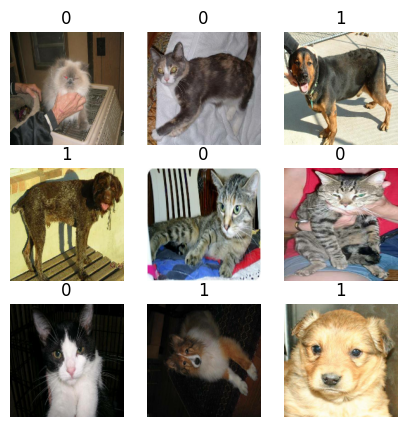
#> input picture Computer Vision/Cat Dog Image Classification/example.png, 406 x 427 px, found by its file name
$ jupyter execute --allow-errors Maple_Equipment_Reader_OCR.ipynb   (shell and % lines are left out)
#> lines starting #> are read from the running program, lines starting #| are printed output that depends on the picture
# Read Text in images using EasyOCR

# Optical Character Recognition for Video Games

## Introduction

The goal of this project is to read the image of equipment in a video game called Maplestory and write down its description in an organized manner for better readability.

# Step-by-step Demo

Check the step-by-step demo for comments and explanations

## Setup
Install EasyOCR and import modules

[cell 1]
# install easyocr for image-text reading

[cell 2]
# Import the library
import easyocr

# Load the model
#> (the rest of this cell did not finish here and is left out)

[cell 3]
import numpy as np
import pandas as pd
import cv2 as cv
from google.colab.patches import cv2_imshow # for image display
from skimage import io
from PIL import Image
import matplotlib.pylab as plt

## Upload image and preprocess

The goal here is to preprocess the image to increase the OCR accuracy. These are some characteristics of typical equipement images for this project:

1. Size (HxW): 500-700 x 250-260 pixels
2. The equipement description follows a specific format.
3. The equipement description's characters are brighter than the background, but the background can be diffierent.

Knowing those, there are many ways to improve accuracy such as:

* Image Scaling.
* Thresholding or Binarization.

There are some techniques I didn't use because they were'nt suitable for this situation. It is mainly because the input image is often has a little variance.

* Color filtering.
  * The HSV color filtering attampt didn't do well because it removed too many details.
* Noise Removal.
  * The image is often very clean since it's taken right from the video game via screenshot.
* Skew Correction.
  * The input image is always in the same orientation.
* Thinning and Skeletonization.
  * The description's font is too dense, so such process removed too many details.

[cell 4]
from google.colab import files
uploaded = files.upload()
#> the answer given: example.png

[cell 5]
image_name = 'example.png'

[cell 6]
image = cv.imread(image_name)
#> image is the input picture: shape (427, 406, 3); mean B, G, R 146.8, 156.8, 163.6
cv2_imshow(image)

The top 30% section of the image usually contains unimportant information, so crop it.

[cell 7]
height = image.shape[0]
#> height = 427
height_to_remove = int(height * 0.3)
#> height_to_remove = 128
cropped_image = image[height_to_remove:,:]
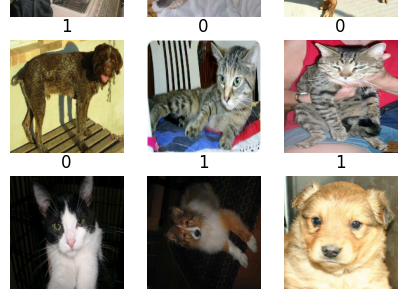
#> cropped_image: shape (299, 406, 3); mean B, G, R 143.4, 154.4, 161.4
cv2_imshow(cropped_image)

Enlarge the image for better readability for the OCR.

[cell 8]
height = cropped_image.shape[0]
#> height = 299
width = cropped_image.shape[1]
#> width = 406
desired_width = 400
size_factor = desired_width / width
#> size_factor = 0.985

enlarged = cv.resize(cropped_image, (0, 0), fx = size_factor, fy = size_factor, interpolation=cv.INTER_CUBIC)
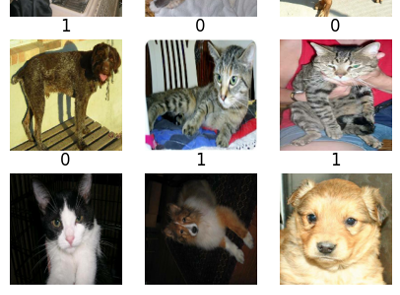
#> enlarged: shape (295, 400, 3); mean B, G, R 143.4, 154.4, 161.4
cv2_imshow(enlarged)

Take advantage of the fact that the description font is brighter than the backgorund. Adjust the image contrast to isolate the description effectively.

[cell 9]
# define the contrast and brightness value
contrast = 2 # Contrast control
brightness = -100 # Brightness control

contrasted = cv.addWeighted(enlarged, contrast, enlarged, 0, brightness)
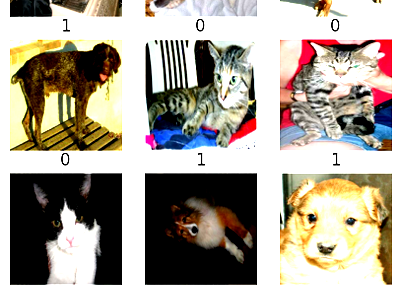
#> contrasted: shape (295, 400, 3); mean B, G, R 150.5, 162.4, 170.1

cv2_imshow(contrasted)

## Read and process text

The biggest challenge in this section comes from the poor font of the equipement description. The little spacing between slim characters is the main problems. If slim characters are adjacent to each other, then they tend to cause confusion to the OCR.

Inaccurate OCR result examples:
1. 'INT' into 'NT'
2. 'Skill' into 'Ski'
3. 'Attack' into 'Aitack'
4. 'all' to 'ai'

To combat this problem, I took advantage of the equipement description format to extract the important information from the inaccurate OCR.

* Use the unique words that are consistently correct
(ex. represent 'Attack Power' using 'Power' instead of 'Attack')
* Use the unique words that are consistently incorrect but precise
(ex. 'INT' always turn into 'NT')

#> (a cell that did not finish here is left out)

Get the region of interest. Remove the undesirable, non-stat-related words from the top of the image. Conveniently, the word 'type' is always the first word we want.

[cell 11]
index = 0
ROI = []

#> (the rest of this cell did not finish here and is left out)

What comes after brackets are always redundant details, so remove them

[cell 12]
remove_brackets = []

for sen in ROI:
  tempstr = ''
  for ch in sen:
    # what comes after brackets are always unimportant
    if ch =='(' or ch == '{' or ch == '[':
      break
    # In case the bracket is line-wrapped
    # and the line doesn't start with bracket, skip the entire line.
    elif  ch ==')' or ch == '}' or ch == ']':
      tempstr = ''
      break
    # otherwise, keep the characters
    tempstr = tempstr + ch

  if tempstr != '':
    remove_brackets.append(tempstr)

remove_brackets

Now, clean up unnecessary characters

[cell 13]
import re

cleaned = []

for sen in remove_brackets:
  clean = re.sub('[;:,.\+\-]', ' ', sen)
  no_extra_spaces = ' '.join(clean.split())
  cleaned.append(no_extra_spaces)

cleaned

Create a list of features to keep track of. These are the feature that directly affect the strength of the equipment.

Also, the order of these keywords is crucial.
Since there are some stats that share certain keywords (eg. Damage, Boss Damage, and Critical Damage), more specific keyword must be checked before the generic one.

[cell 14]
keywords = ['str','dex', 'nt', 'luk', 'att', 'power', 'magic', 'maxmp', 'maxhp',
            'boss', 'cal', 'damage', 'enemy', 'stats', 'sec']

# this will contain a list of stats to add later (flat integar or integar with %)
keydict = {k: [] for k in keywords}

keydict

Put the lines of description into the corresponding key in the dictionary.

[cell 15]
stop_check_sentence = False

# check each line of stat
for sen in cleaned:

  # split the line into words for better recognition
  words = sen.split(' ')
  for word in words:

    # go through keywords to find match the lines
    for keyword in keywords:

      # critical damage is difficult to detect because it's not unique.
      # 'critical' is unreliable, and 'damange' is too general.
      # Therefore, when dealing with critical damage, use 'in' instead of '=='
      if keyword == 'cal':

        if keyword in word:

          number = words[1:]
          keydict[keyword].append(number)

          stop_check_sentence = True
          break;

      else:

        if keyword == word:

          number = words[1:]
          keydict[keyword].append(number)

          stop_check_sentence = True
          break;

    if stop_check_sentence:
      stop_check_sentence = False
      break

keydict

[cell 16]
# att and power points to the same stat. Combine them.

keydict['att'] = keydict['att'] + keydict['power']
del keydict['power']

keywords.remove('power')

keydict

Now, read each line of descrption in each key, classify them into three categories [[flat numbers], [%s], [and per-levels]], and combine like-data.

[cell 17]
keydict_new = {k: [0,0,0] for k in keywords}

for key in keywords:
  for stat_line in keydict[key]:
    # The last element in the line is always the number.
    last_char = stat_line[-1][-1]
    number = stat_line[-1]

    # if the number has %, then it goes to percent
    if last_char == '%':
      keydict_new[key][1] += int(number[:-1])

    # cooldown seconds
    elif last_char == 'c':
      keydict_new[key][0] += int(stat_line[-2])

    # this is '1 or 2 stat per level' line.
    elif stat_line[0] == 'per':
      keydict_new[key][2] += int(number)

    #flat number otherwise
    else:
      keydict_new[key][0] += int(number)

keydict_new

Time to print the result.

[cell 18]
import pandas as pd


df = pd.DataFrame.from_dict(keydict_new)

df.rename(columns={'nt': 'int', 'maxmp': 'mp', 'maxhp': 'hp',
                   'boss': 'boss dmg', 'cal': 'crit dmg',
                   'enemy': 'ied', 'stats': 'all stats', 'sec':'cooldown'},
          index={0:'Flat Stats',1:'%',2:'Per-Level'}, inplace=True)

df = df.T

dpi = 100
figsize = int(image.shape[1]*3 / float(dpi)), int(image.shape[0]/ float(dpi))
#> figsize = (12, 4)

fig, (a1, a2) = plt.subplots(1, 2, figsize=figsize,  width_ratios=[1, 2])
a1.imshow( cv.cvtColor(image, cv.COLOR_BGR2RGB))
a1.axis('off')
a1.axis('tight')
table = a2.table(cellText=df.values, colLabels=df.columns, rowLabels=df.index, loc='center', bbox=[0.2, 0.1, 0.8, 0.8])
a2.axis('off')
a2.axis('tight')
plt.show()

# All-in-one Demo

Check this demo if you just want to test it.

[cell 19]
import easyocr
#> (the rest of this cell did not finish here and is left out)

[cell 20]
def read_equipement_description(image_name):

#> called with image_name = 'cool.png'
  uploaded = files.upload()
#> the answer given: example.png
  image = cv.imread(image_name)

  height = image.shape[0]
  height_to_remove = int(height * 0.3)
  cropped_image = image[height_to_remove:,:]

  height = cropped_image.shape[0]
  width = cropped_image.shape[1]
  desired_width = 400
  size_factor = desired_width / width
  enlarged = cv.resize(cropped_image, (0, 0), fx = size_factor, fy = size_factor, interpolation=cv.INTER_CUBIC)

  contrast = 2
  brightness = -100
  contrasted = cv.addWeighted(enlarged, contrast, enlarged, 0, brightness)

  text = reader_en.readtext(contrasted, detail = 0, width_ths = 5.0)

  index = 0
  ROI = []

  lowercase = [x.lower() for x in text]

  for sentence in lowercase:
    first_word = sentence[0:4]
    if first_word == 'type':
      ROI = lowercase[index:]
      break
    index = index + 1

  remove_brackets = []

  for sen in ROI:
    tempstr = ''
    for ch in sen:
      if ch =='(' or ch == '{' or ch == '[':
        break
      elif  ch ==')' or ch == '}' or ch == ']':
        tempstr = ''
        break
      tempstr = tempstr + ch

    if tempstr != '':
      remove_brackets.append(tempstr)

  cleaned = []

  for sen in remove_brackets:
    clean = re.sub('[;:,.\+\-]', ' ', sen)
    no_extra_spaces = ' '.join(clean.split())
    cleaned.append(no_extra_spaces)

  keywords = ['str','dex', 'nt', 'luk', 'att', 'power', 'magic', 'maxmp', 'maxhp',
              'boss', 'cal', 'damage', 'enemy', 'stats', 'sec']
  keydict = {k: [] for k in keywords}
  stop_check_sentence = False

  for sen in cleaned:
    words = sen.split(' ')
    for word in words:
      for keyword in keywords:
        if keyword == 'cal':
          if keyword in word:
            number = words[1:]
            keydict[keyword].append(number)
            stop_check_sentence = True
            break;
        else:
          if keyword == word:
            number = words[1:]
            keydict[keyword].append(number)
            stop_check_sentence = True
            break;
      if stop_check_sentence:
        stop_check_sentence = False
        break

  keydict['att'] = keydict['att'] + keydict['power']
  del keydict['power']

  keywords.remove('power')

  keydict_new = {k: [0,0,0] for k in keywords}

  for key in keywords:
    for stat_line in keydict[key]:
      last_char = stat_line[-1][-1]
      number = stat_line[-1]
      if last_char == '%':
        keydict_new[key][1] += int(number[:-1])
      elif last_char == 'c':
        keydict_new[key][0] += int(stat_line[-2])
      elif stat_line[0] == 'per':
        keydict_new[key][2] += int(number)
      else:
        keydict_new[key][0] += int(number)

  df = pd.DataFrame.from_dict(keydict_new)

  df.rename(columns={'nt': 'int', 'maxmp': 'mp', 'maxhp': 'hp',
                    'boss': 'boss dmg', 'cal': 'crit dmg',
                    'enemy': 'ied', 'stats': 'all stats', 'sec':'cooldown'},
            index={0:'Flat Stats',1:'%',2:'Per-Level'}, inplace=True)
  df = df.T

  dpi = 100
  figsize = int(image.shape[1]*3 / float(dpi)), int(image.shape[0]/ float(dpi))

  fig, (a1, a2) = plt.subplots(1, 2, figsize=figsize,  width_ratios=[1, 2])
  a1.imshow( cv.cvtColor(image, cv.COLOR_BGR2RGB))
  a1.axis('off')
  a1.axis('tight')
  table = a2.table(cellText=df.values, colLabels=df.columns, rowLabels=df.index, loc='center', bbox=[0.2, 0.1, 0.8, 0.8])
  a2.axis('off')
  a2.axis('tight')
  plt.show()

Example 1: Armor type equipment with cooldown reduction. It works well.

#> (a cell that did not finish here is left out)

Example 2: Weapon type equipment with various lines. It works, except that 'DEX' is not detected because the cursor is blocking the word.

#> (a cell that did not finish here is left out)

#> the answer given: example.png

Example 3: Armor type equipment with critical damage. It works well even when the background is darker than previous examples.

#> (a cell that did not finish here is left out)

#> the answer given: example.png

Example 4: Secondary weapon type equipment with a lot fewer lines than armor and weapon. It works well.

#> (a cell that did not finish here is left out)

#> the answer given: example.png
